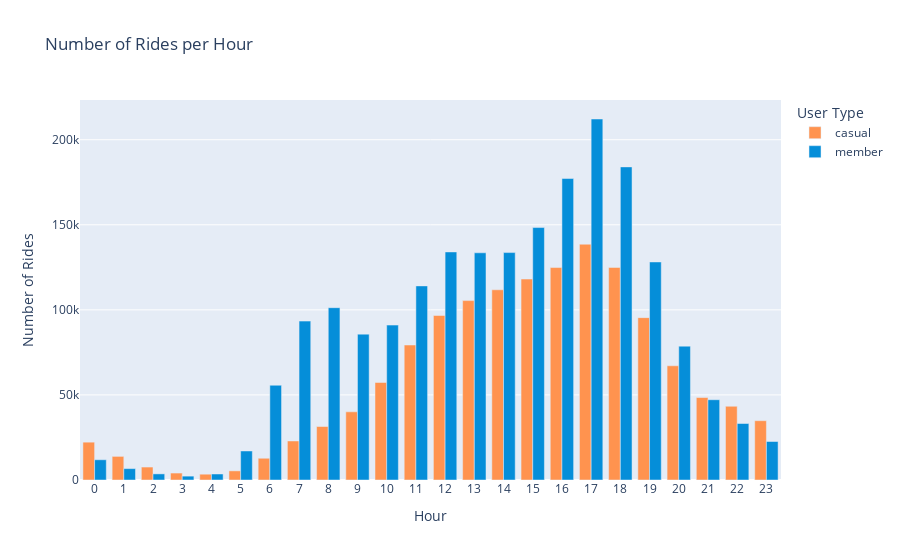

The notebook cell this image was saved under:
### Code cell
fig4 = df.groupby(['hour', 'member_casual'], as_index=False).count()

fig = px.bar(fig4, x='hour', y='ride_id',
        color='member_casual',
        title='Number of Rides per Hour',
        barmode='group',
        labels={'ride_id': 'Number of Rides', 'hour': 'Hour', 'member_casual': 'User Type'},
        hover_name = 'member_casual', hover_data = {'member_casual': False, 'hour': True, 'ride_id': True},
        color_discrete_map = {'casual': '#FF934F', 'member': '#058ED9'})
fig.update_xaxes(dtick=1)
fig.show()

### Figure 1 — Plotly figure (JSON) as saved in the notebook; plotly's stock layout.template omitted (floating-point values rounded to 4 significant figures)
{"data": [{"alignmentgroup": "True", "customdata": [["casual"], ["casual"], ["casual"], ["casual"], ["casual"], ["casual"], ["casual"], ["casual"], ["casual"], ["casual"], ["casual"], ["casual"], ["casual"], ["casual"], ["casual"], ["casual"], ["casual"], ["casual"], ["casual"], ["casual"], ["casual"], ["casual"], ["casual"], ["casual"]], "hovertemplate": "<b>%{hovertext}</b><br><br>Hour=%{x}<br>Number of Rides=%{y}<extra></extra>", "hovertext": ["casual", "casual", "casual", "casual", "casual", "casual", "casual", "casual", "casual", "casual", "casual", "casual", "casual", "casual", "casual", "casual", "casual", "casual", "casual", "casual", "casual", "casual", "casual", "casual"], "legendgroup": "casual", "marker": {"color": "#FF934F", "pattern": {"shape": ""}}, "name": "casual", "offsetgroup": "casual", "orientation": "v", "showlegend": true, "textposition": "auto", "type": "bar", "x": [0, 1, 2, 3, 4, 5, 6, 7, 8, 9, 10, 11, 12, 13, 14, 15, 16, 17, 18, 19, 20, 21, 22, 23], "xaxis": "x", "y": [22235, 13884, 7613, 4083, 3417, 5365, 12786, 22940, 31445, 40063, 57325, 79346, 96687, 105446, 111802, 118111, 124871, 138598, 124943, 95432, 67129, 48466, 43330, 34856], "yaxis": "y"}, {"alignmentgroup": "True", "customdata": [["member"], ["member"], ["member"], ["member"], ["member"], ["member"], ["member"], ["member"], ["member"], ["member"], ["member"], ["member"], ["member"], ["member"], ["member"], ["member"], ["member"], ["member"], ["member"], ["member"], ["member"], ["member"], ["member"], ["member"]], "hovertemplate": "<b>%{hovertext}</b><br><br>Hour=%{x}<br>Number of Rides=%{y}<extra></extra>", "hovertext": ["member", "member", "member", "member", "member", "member", "member", "member", "member", "member", "member", "member", "member", "member", "member", "member", "member", "member", "member", "member", "member", "member", "member", "member"], "legendgroup": "member", "marker": {"color": "#058ED9", "pattern": {"shape": ""}}, "name": "member", "offsetgroup": "member", "orientation": "v", "showlegend": true, "textposition": "auto", "type": "bar", "x": [0, 1, 2, 3, 4, 5, 6, 7, 8, 9, 10, 11, 12, 13, 14, 15, 16, 17, 18, 19, 20, 21, 22, 23], "xaxis": "x", "y": [11903, 6687, 3599, 2277, 3531, 17062, 55700, 93386, 101285, 85741, 91057, 114087, 134056, 133545, 133666, 148383, 177199, 212189, 184039, 128171, 78673, 47189, 33207, 22627], "yaxis": "y"}], "layout": {"barmode": "group", "legend": {"title": {"text": "User Type"}, "tracegroupgap": 0}, "title": {"text": "Number of Rides per Hour"}, "xaxis": {"anchor": "y", "domain": [0, 1], "dtick": 1, "title": {"text": "Hour"}}, "yaxis": {"anchor": "x", "domain": [0, 1], "title": {"text": "Number of Rides"}}}}
